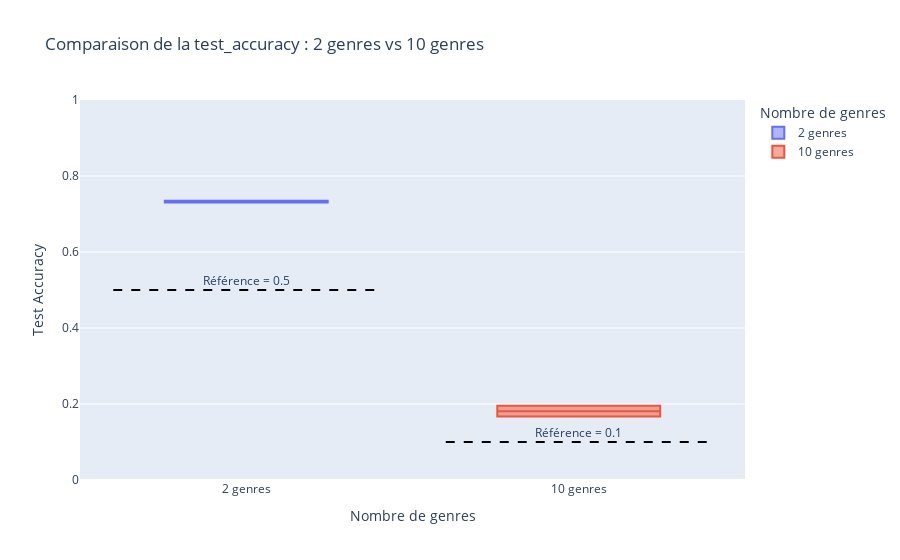

Write notebook code for a chart like this one.
### Code cell
import pandas as pd
import plotly.express as px

# Données

columns = [
    "timestamp", "model", "genres", "shape", "train_acc", "test_acc", "nb_centers",
    "std", "algo", "epochs", "lr"
]

df = pd.read_csv("../results/logs/rbf4.csv")
df["num_genres"] = df["categories"].str.count(r"\|") + 1
df["Group"] = df["num_genres"].apply(lambda x: "2 genres" if x == 2 else "10 genres")

# Création du boxplot de base
fig = px.box(
    df,
    x="Group",
    y="test_accuracy",
    title="Comparaison de la test_accuracy : 2 genres vs 10 genres",
    labels={"test_accuracy": "Test Accuracy", "Group": "Nombre de genres"},
    color="Group"
)

# Ajout des lignes horizontales conditionnelles
fig.add_shape(
    type="line",
    x0=-0.4, x1=0.4, y0=0.5, y1=0.5,
    xref="x", yref="y",
    line=dict(color="black", dash="dash"),
)
fig.add_annotation(x="2 genres", y=0.5, text="Référence = 0.5", showarrow=False, yshift=10)

fig.add_shape(
    type="line",
    x0=0.6, x1=1.4, y0=0.1, y1=0.1,
    xref="x", yref="y",
    line=dict(color="black", dash="dash"),
)
fig.add_annotation(x="10 genres", y=0.1, text="Référence = 0.1", showarrow=False, yshift=10)
fig.update_yaxes(range=[0, 1])
fig.show()

### Figure 1 — Plotly figure (JSON) as saved in the notebook; plotly's stock layout.template omitted (floating-point values rounded to 4 significant figures)
{"data": [{"alignmentgroup": "True", "hovertemplate": "Nombre de genres=%{x}<br>Test Accuracy=%{y}<extra></extra>", "legendgroup": "2 genres", "marker": {"color": "#636efa"}, "name": "2 genres", "notched": false, "offsetgroup": "2 genres", "orientation": "v", "showlegend": true, "type": "box", "x": ["2 genres", "2 genres"], "x0": " ", "xaxis": "x", "y": [0.73, 0.735], "y0": " ", "yaxis": "y"}, {"alignmentgroup": "True", "hovertemplate": "Nombre de genres=%{x}<br>Test Accuracy=%{y}<extra></extra>", "legendgroup": "10 genres", "marker": {"color": "#EF553B"}, "name": "10 genres", "notched": false, "offsetgroup": "10 genres", "orientation": "v", "showlegend": true, "type": "box", "x": ["10 genres", "10 genres"], "x0": " ", "xaxis": "x", "y": [0.1669, 0.1956], "y0": " ", "yaxis": "y"}], "layout": {"annotations": [{"showarrow": false, "text": "Référence = 0.5", "x": "2 genres", "y": 0.5, "yshift": 10}, {"showarrow": false, "text": "Référence = 0.1", "x": "10 genres", "y": 0.1, "yshift": 10}], "boxmode": "overlay", "legend": {"title": {"text": "Nombre de genres"}, "tracegroupgap": 0}, "shapes": [{"line": {"color": "black", "dash": "dash"}, "type": "line", "x0": -0.4, "x1": 0.4, "xref": "x", "y0": 0.5, "y1": 0.5, "yref": "y"}, {"line": {"color": "black", "dash": "dash"}, "type": "line", "x0": 0.6, "x1": 1.4, "xref": "x", "y0": 0.1, "y1": 0.1, "yref": "y"}], "title": {"text": "Comparaison de la test_accuracy : 2 genres vs 10 genres"}, "xaxis": {"anchor": "y", "categoryarray": ["2 genres", "10 genres"], "categoryorder": "array", "domain": [0, 1], "title": {"text": "Nombre de genres"}}, "yaxis": {"anchor": "x", "domain": [0, 1], "range": [0, 1], "title": {"text": "Test Accuracy"}}}}
